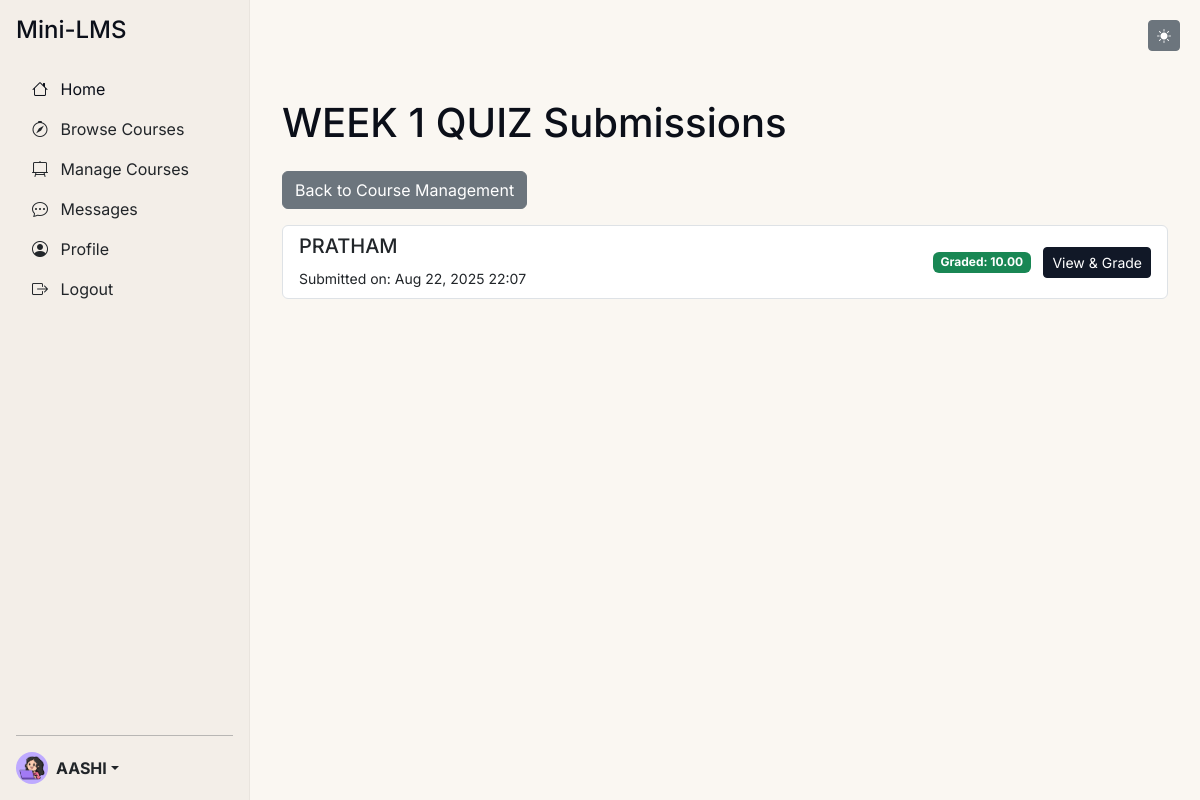
Screenshot of /quizzes/lecture/9/submissions/ (signed in) with the database file from the repository.
### users/models.py (models this page shows, shortened)
class User(AbstractUser):
    ROLE_CHOICES = (
        ('INSTRUCTOR', 'Instructor'),
        ('STUDENT', 'Student'),
    )
    role = models.CharField(max_length=10, choices=ROLE_CHOICES, default='STUDENT')
    profile_photo = models.ImageField(upload_to='profile_photos/', null=True, blank=True)
    bio = models.TextField(max_length=500, blank=True)
    created_at = models.DateTimeField(auto_now_add=True)

### lectures/models.py (models this page shows, shortened)
class QuizLecture(models.Model):
    lecture = models.OneToOneField(Lecture, on_delete=models.CASCADE, primary_key=True, related_name='quiz_lecture')
    start_date = models.DateTimeField(default=timezone.now, help_text="When the quiz becomes available")
    end_date = models.DateTimeField(default=timezone.now, help_text="When the quiz closes")
    duration = models.PositiveIntegerField(default=30, help_text="Duration in minutes")

class Lecture(models.Model):
    LECTURE_TYPES = (
        ('QUIZ', 'Quiz'),
        ('VIDEO', 'Video'),
        ('PDF', 'PDF'),
    )
    course = models.ForeignKey(Course, on_delete=models.CASCADE, related_name='lectures')
    title = models.CharField(max_length=200)
    type = models.CharField(max_length=10, choices=LECTURE_TYPES)
    order_index = models.PositiveIntegerField()
    class Meta:
        ordering = ['order_index']
        unique_together = ('course', 'order_index')

### quizzes/models.py (models this page shows, shortened)
class QuizSubmission(models.Model):
    quiz_lecture = models.ForeignKey(QuizLecture, on_delete=models.CASCADE, related_name='submissions')
    student = models.ForeignKey(User, on_delete=models.CASCADE, related_name='quiz_submissions')
    submitted_at = models.DateTimeField(auto_now_add=True)

class Grade(models.Model):
    submission = models.OneToOneField(QuizSubmission, on_delete=models.CASCADE, related_name='grade')
    teacher = models.ForeignKey(User, on_delete=models.CASCADE, related_name='assigned_grades')
    score = models.DecimalField(max_digits=5, decimal_places=2, null=True, blank=True)
    graded_at = models.DateTimeField(auto_now_add=True)

### quizzes/views.py (the view)
# urls.py: path('lecture/<int:lecture_pk>/submissions/', views.quiz_submissions_list, name='quiz_submissions_list'),
@login_required
@instructor_required
def quiz_submissions_list(request, lecture_pk):
    quiz_lecture = get_object_or_404(QuizLecture, lecture__pk=lecture_pk, lecture__course__instructor=request.user)
    submissions = QuizSubmission.objects.filter(quiz_lecture=quiz_lecture).order_by('-submitted_at')
    context = {
        'quiz_lecture': quiz_lecture,
        'submissions': submissions,
    }
    return render(request, 'quizzes/teacher/submission_list.html', context)

### templates/quizzes/teacher/submission_list.html (shortened to what this page needs)
{% extends 'base.html' %}
{% block content %}
<div class="container mt-5">
    <h1 class="mb-4">{{ quiz_lecture.lecture.title }} Submissions</h1>
    <a href="{% url 'instructor_course_manage' pk=quiz_lecture.lecture.course.pk %}" class="btn btn-secondary mb-3">Back to Course Management</a>
    {% if submissions %}
        <div class="list-group">
            {% for submission in submissions %}
                <div class="list-group-item list-group-item-action d-flex justify-content-between align-items-center">
                    <div>
                        <h5>{{ submission.student.username }}</h5>
                        <small>Submitted on: {{ submission.submitted_at|date:"M d, Y H:i" }}</small>
                    </div>
                    <div>
                        {% if submission.grade %}
                            <span class="badge bg-success">Graded: {{ submission.grade.score }}</span>
                        {% else %}
                            <span class="badge bg-warning text-dark">Ungraded</span>
                        {% endif %}
                        <a href="{% url 'grade_submission' submission_pk=submission.pk %}" class="btn btn-sm btn-primary ms-2">View & Grade</a>
                    </div>
                </div>
            {% endfor %}
        </div>
    {% else %}
        <div class="alert alert-info" role="alert">
            No submissions yet for this quiz.
        </div>
    {% endif %}
</div>
{% endblock %}

### templates/partials/sidebar.html (shortened to what this page needs)
<nav class="sidebar d-flex flex-column p-3 bg-light vh-100 position-fixed" style="width: 250px;">
    <h4 class="mb-4">Mini-LMS</h4>
    <ul class="nav nav-pills flex-column mb-auto">
        <li class="nav-item">
            {% if request.user.is_authenticated %}
                {% if request.user.role == 'STUDENT' %}
                    <a href="{% url 'student_dashboard' %}" class="nav-link {% if request.resolver_match.url_name == 'student_dashboard' %}active{% endif %}" aria-current="page">
                        <i class="bi bi-house me-2"></i> Home
                    </a>
                {% elif request.user.role == 'INSTRUCTOR' %}
                    <a href="{% url 'instructor_dashboard' %}" class="nav-link {% if request.resolver_match.url_name == 'instructor_dashboard' %}active{% endif %}" aria-current="page">
                        <i class="bi bi-house me-2"></i> Home
                    </a>
                {% else %}
                     <a href="{% url 'course-list-public' %}" class="nav-link {% if request.resolver_match.url_name == 'course-list-public' %}active{% endif %}" aria-current="page">
                        <i class="bi bi-house me-2"></i> Home
                    </a>
                {% endif %}
            {% else %}
                <a href="{% url 'course-list-public' %}" class="nav-link {% if request.resolver_match.url_name == 'course-list-public' %}active{% endif %}" aria-current="page">
                    <i class="bi bi-house me-2"></i> Home
                </a>
            {% endif %}
        </li>
        <li>
            <a href="{% url 'course-list-public' %}" class="nav-link link-dark {% if request.resolver_match.url_name == 'course-list-public' %}active{% endif %}">
                <i class="bi bi-compass me-2"></i> Browse Courses
            </a>
        </li>
        {% if request.user.is_authenticated %}
            {% if request.user.role == 'STUDENT' %}
                <li>
                    <a href="{% url 'student_dashboard' %}" class="nav-link link-dark {% if request.resolver_match.url_name == 'student_dashboard' %}active{% endif %}">
                        <i class="bi bi-book me-2"></i> My Courses
                    </a>
                </li>
            {% elif request.user.role == 'INSTRUCTOR' %}
                <li>
                    <a href="{% url 'instructor_dashboard' %}" class="nav-link link-dark {% if request.resolver_match.url_name == 'instructor_dashboard' %}active{% endif %}">
                        <i class="bi bi-easel2 me-2"></i> Manage Courses
                    </a>
                </li>
            {% endif %}
            <li>
                <a href="{% url 'messages_list' %}" class="nav-link link-dark {% if 'messages' in request.resolver_match.url_name %}active{% endif %}">
                    <i class="bi bi-chat-dots me-2"></i> Messages
                </a>
            </li>
            <li>
                <a href="{% url 'profile_view' %}" class="nav-link link-dark {% if 'profile' in request.resolver_match.url_name %}active{% endif %}">
                    <i class="bi bi-person-circle me-2"></i> Profile
                </a>
            </li>
            <li>
                <a href="{% url 'logout' %}" class="nav-link link-dark">
                    <i class="bi bi-box-arrow-right me-2"></i> Logout
                </a>
            </li>
        {% endif %}
    </ul>
    <hr>
    <div class="dropdown">
        <a href="#" class="d-flex align-items-center link-dark text-decoration-none dropdown-toggle" id="dropdownUser2" data-bs-toggle="dropdown" aria-expanded="false">
            {% if request.user.is_authenticated %}
                {% if request.user.profile_photo %}
                    <img src="{{ request.user.profile_photo.url }}" alt="{{ request.user.username }}" width="32" height="32" class="rounded-circle me-2" style="object-fit: cover;">
                {% else %}
                    <img src="https://www.gravatar.com/avatar/?d=mp" alt="{{ request.user.username }}" width="32" height="32" class="rounded-circle me-2">
                {% endif %}
                <strong>{{ request.user.username }}</strong>
            {% else %}
                <img src="https://www.gravatar.com/avatar/?d=mp" alt="Guest" width="32" height="32" class="rounded-circle me-2">
                <strong>Guest</strong>
            {% endif %}
        </a>
    </div>
</nav>

### static/css/style.css (style rules this page uses)
body { background-color: var(--bg); color: var(--text); font-family: var(--font-sans); }
.sidebar { width: 250px; flex-shrink: 0; background-color: var(--surface) !important; border-right: 1px solid var(--chip); color: var(--text); transition: transform 0.3s ease; }
.sidebar .nav-link { color: var(--text); }
.btn-primary { background-color: var(--primary); border-color: var(--primary); }

### templates/base.html (style rules this page uses)
:root { --font-sans: "Inter", ui-sans-serif, system-ui, -apple-system, "Segoe UI", Roboto, Arial, "Noto Sans", "Apple Color Emoji", "Segoe UI Emoji"; --radius-lg: 20px; --shadow-soft: 0 8px 24px rgba(0,0,0,.08); --bg: #FAF7F2; --surface: #F3EEE8; --text: #0B0F19; --muted: #6B7280; --primary: #111827; --chip: #E9E4DE; --card-pink: #F6D5D8; --card-yellow: #FBE5B2; --card-mint: #D5F2E6; --card-lilac: #E4E2FF; }

### rows the page displays
User: user.profile_photo (picture), user.username "AASHI"
QuizLecture: lecture "WEEK 1 QUIZ"
QuizSubmission: student.username "PRATHAM", submitted_at "Aug 22, 2025 22:07", grade.score "10.00"
